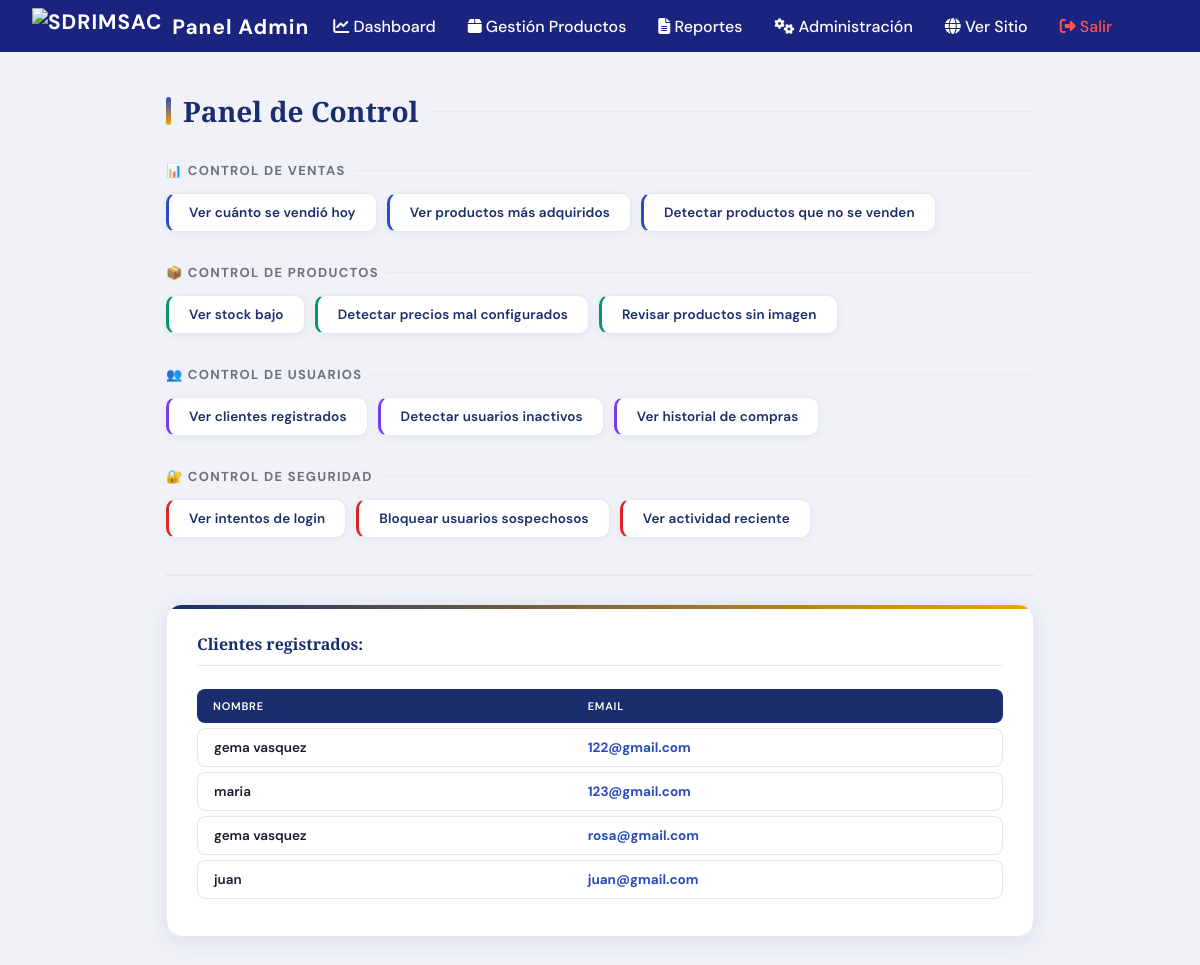
/public/admin/control.php?clientes=1, run on the app's committed database.
### tables this page shows
CREATE TABLE `usuarios` (
  `id` int(11) NOT NULL,
  `nombre` varchar(100) NOT NULL,
  `contraseña` varchar(255) NOT NULL,
  `email` varchar(150) DEFAULT NULL,
  `password` varchar(255) DEFAULT NULL,
  `is_admin` tinyint(1) DEFAULT 0,
  `is_blocked` tinyint(1) NOT NULL DEFAULT 0
);

### public/admin/control.php (the view, shortened to what this page needs)
<?php
include __DIR__ . '/includes/header_admin.php';
require_once __DIR__ . '/../config/database.php';
?>
<link rel="stylesheet" href="control.css">
<section class="control-section">
    <h2>Panel de Control</h2>
    <h3>📊 Control de Ventas</h3>
    <ul>
        <li><a href="reportes.php?tipo=ventas">Ver cuánto se vendió hoy</a></li>
        <li><a href="reportes.php?tipo=productos_mas_vendidos">Ver productos más adquiridos</a></li>
        <li><a href="reportes.php?tipo=productos_no_venden">Detectar productos que no se venden</a></li>
    </ul>
    <h3>📦 Control de Productos</h3>
    <ul>
        <li><a href="?stock_bajo=1">Ver stock bajo</a></li>
        <li><a href="?precios_mal=1">Detectar precios mal configurados</a></li>
        <li><a href="?sin_imagen=1">Revisar productos sin imagen</a></li>
    </ul>
    <h3>👥 Control de Usuarios</h3>
    <ul>
        <li><a href="?clientes=1">Ver clientes registrados</a></li>
        <li><a href="?inactivos=1">Detectar usuarios inactivos</a></li>
        <li><a href="?historial=1">Ver historial de compras</a></li>
    </ul>
    <h3>🔐 Control de Seguridad</h3>
    <ul>
        <li><a href="?login_intentos=1">Ver intentos de login</a></li>
        <li><a href="?bloquear=1">Bloquear usuarios sospechosos</a></li>
        <li><a href="?actividad=1">Ver actividad reciente</a></li>
    </ul>
    <hr>
    <?php
    if(isset($_GET['clientes'])){
        echo '<div class="control-box"><h4>Clientes registrados:</h4>';
        $q = $conn->query("SELECT nombre, email FROM usuarios WHERE is_admin = 0");
        if($q->num_rows > 0){
            echo '<table><tr><th>Nombre</th><th>Email</th></tr>';
            while($r = $q->fetch_assoc()){
                echo '<tr><td>'.htmlspecialchars($r['nombre']).'</td><td>'.htmlspecialchars($r['email']).'</td></tr>';
            }
            echo '</table>';
        } else {
            echo '<p>No hay clientes registrados.</p>';
        }
        echo '</div>';
    }
    ?>
</section>

### public/assets/css/dashboard.css (style rules this page uses)
:root { --primary: #1a2e6e; --primary-light: #2a4cbf; --accent: #f0a500; --accent-soft: #fff7e0; --bg: #f0f2f8; --card: #ffffff; --text: #1a1d2e; --muted: #6b7280; --border: #e4e8f0; --success: #059669; --danger: #dc2626; --pending: #d97706; --shadow: 0 4px 24px rgba(26,46,110,0.10); --radius: 16px; }
*, *::before, *::after { box-sizing: border-box; margin: 0; padding: 0; }

### data on the page
usuarios: nombre "gema vasquez", email "122@gmail.com"
usuarios: nombre "maria", email "123@gmail.com"
usuarios: nombre "gema vasquez", email "rosa@gmail.com"
usuarios: nombre "juan", email "juan@gmail.com"
